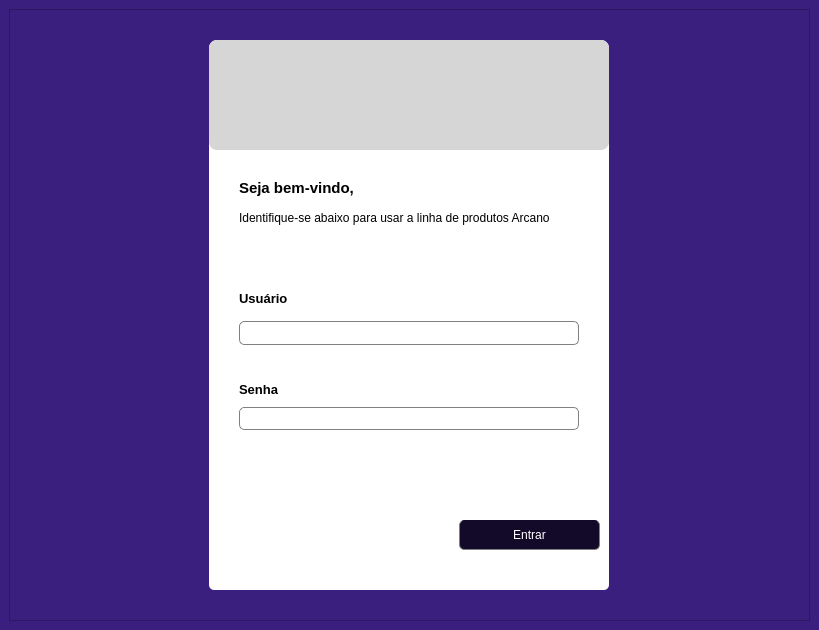
<?xml version="1.0" encoding="UTF-8"?>
<ui version="4.0">
 <class>login</class>
 <widget class="QMainWindow" name="login">
  <property name="geometry">
   <rect>
    <x>0</x>
    <y>0</y>
    <width>819</width>
    <height>630</height>
   </rect>
  </property>
  <property name="windowTitle">
   <string>MainWindow</string>
  </property>
  <widget class="QWidget" name="centralwidget">
   <property name="styleSheet">
    <string notr="true">background-color: rgb(58, 31, 127);</string>
   </property>
   <layout class="QVBoxLayout" name="verticalLayout">
    <item>
     <widget class="QFrame" name="frame">
      <property name="styleSheet">
       <string notr="true"/>
      </property>
      <property name="frameShape">
       <enum>QFrame::StyledPanel</enum>
      </property>
      <property name="frameShadow">
       <enum>QFrame::Raised</enum>
      </property>
      <layout class="QHBoxLayout" name="horizontalLayout">
       <item>
        <widget class="QFrame" name="frame_2">
         <property name="sizePolicy">
          <sizepolicy hsizetype="Fixed" vsizetype="Preferred">
           <horstretch>0</horstretch>
           <verstretch>0</verstretch>
          </sizepolicy>
         </property>
         <property name="minimumSize">
          <size>
           <width>400</width>
           <height>50</height>
          </size>
         </property>
         <property name="maximumSize">
          <size>
           <width>16777215</width>
           <height>550</height>
          </size>
         </property>
         <property name="styleSheet">
          <string notr="true">background-color: rgb(255, 255, 255);
border-radius: 8px;

</string>
         </property>
         <property name="frameShape">
          <enum>QFrame::StyledPanel</enum>
         </property>
         <property name="frameShadow">
          <enum>QFrame::Raised</enum>
         </property>
         <layout class="QVBoxLayout" name="verticalLayout_2">
          <property name="spacing">
           <number>0</number>
          </property>
          <property name="leftMargin">
           <number>0</number>
          </property>
          <property name="topMargin">
           <number>0</number>
          </property>
          <property name="rightMargin">
           <number>0</number>
          </property>
          <property name="bottomMargin">
           <number>0</number>
          </property>
          <item>
           <widget class="QFrame" name="frame_3">
            <property name="styleSheet">
             <string notr="true">background-color: rgb(214, 214, 214);
border-top: 10px;</string>
            </property>
            <property name="frameShape">
             <enum>QFrame::StyledPanel</enum>
            </property>
            <property name="frameShadow">
             <enum>QFrame::Raised</enum>
            </property>
            <widget class="QPushButton" name="pushButton_2">
             <property name="geometry">
              <rect>
               <x>10</x>
               <y>-10</y>
               <width>381</width>
               <height>201</height>
              </rect>
             </property>
             <property name="styleSheet">
              <string notr="true">QPushButton {
	color: rgb(255, 255, 255);
	border-radius: 0px;
	border: 0px solid gray; 
	background-position: left center;
	background-repeat: no-repeat;
	border-top: 0px;
}</string>
             </property>
             <property name="text">
              <string/>
             </property>
             <property name="icon">
              <iconset resource="icon_login.qrc">
               <normaloff>:/icon_login/icon/Blue_and_Purple_Astronaut_E-Sports_Team_Logo____5_-removebg-preview.png</normaloff>:/icon_login/icon/Blue_and_Purple_Astronaut_E-Sports_Team_Logo____5_-removebg-preview.png</iconset>
             </property>
             <property name="iconSize">
              <size>
               <width>400</width>
               <height>250</height>
              </size>
             </property>
            </widget>
           </widget>
          </item>
          <item>
           <widget class="QFrame" name="frame_4">
            <property name="styleSheet">
             <string notr="true">background-color: rgb(255, 255, 255);</string>
            </property>
            <property name="frameShape">
             <enum>QFrame::StyledPanel</enum>
            </property>
            <property name="frameShadow">
             <enum>QFrame::Raised</enum>
            </property>
            <layout class="QVBoxLayout" name="verticalLayout_3">
             <property name="leftMargin">
              <number>30</number>
             </property>
             <property name="topMargin">
              <number>25</number>
             </property>
             <property name="rightMargin">
              <number>0</number>
             </property>
             <property name="bottomMargin">
              <number>30</number>
             </property>
             <item>
              <widget class="QLabel" name="label_3">
               <property name="font">
                <font>
                 <pointsize>11</pointsize>
                 <bold>true</bold>
                </font>
               </property>
               <property name="text">
                <string>Seja bem-vindo,</string>
               </property>
              </widget>
             </item>
             <item>
              <widget class="QLabel" name="label_4">
               <property name="text">
                <string>Identifique-se abaixo para usar a linha de produtos Arcano &lt;/&gt; </string>
               </property>
              </widget>
             </item>
            </layout>
           </widget>
          </item>
          <item>
           <widget class="QFrame" name="frame_6">
            <property name="frameShape">
             <enum>QFrame::StyledPanel</enum>
            </property>
            <property name="frameShadow">
             <enum>QFrame::Raised</enum>
            </property>
            <layout class="QVBoxLayout" name="verticalLayout_5" stretch="0,0">
             <property name="spacing">
              <number>0</number>
             </property>
             <property name="leftMargin">
              <number>30</number>
             </property>
             <property name="topMargin">
              <number>15</number>
             </property>
             <property name="rightMargin">
              <number>30</number>
             </property>
             <property name="bottomMargin">
              <number>25</number>
             </property>
             <item>
              <widget class="QLabel" name="label_2">
               <property name="font">
                <font>
                 <pointsize>10</pointsize>
                 <bold>true</bold>
                </font>
               </property>
               <property name="text">
                <string>Usuário</string>
               </property>
              </widget>
             </item>
             <item>
              <widget class="QLineEdit" name="txt_usuario">
               <property name="font">
                <font>
                 <pointsize>13</pointsize>
                </font>
               </property>
               <property name="styleSheet">
                <string notr="true">border-radius: 5px;
border: 1px solid gray; 
background-position: left center;
background-repeat: no-repeat;
</string>
               </property>
              </widget>
             </item>
            </layout>
           </widget>
          </item>
          <item>
           <widget class="QFrame" name="frame_7">
            <property name="frameShape">
             <enum>QFrame::StyledPanel</enum>
            </property>
            <property name="frameShadow">
             <enum>QFrame::Raised</enum>
            </property>
            <layout class="QVBoxLayout" name="verticalLayout_6">
             <property name="spacing">
              <number>0</number>
             </property>
             <property name="leftMargin">
              <number>30</number>
             </property>
             <property name="topMargin">
              <number>1</number>
             </property>
             <property name="rightMargin">
              <number>30</number>
             </property>
             <property name="bottomMargin">
              <number>50</number>
             </property>
             <item>
              <widget class="QLabel" name="label">
               <property name="font">
                <font>
                 <pointsize>10</pointsize>
                 <bold>true</bold>
                </font>
               </property>
               <property name="text">
                <string>Senha</string>
               </property>
              </widget>
             </item>
             <item>
              <widget class="QLineEdit" name="txt_senha">
               <property name="font">
                <font>
                 <pointsize>12</pointsize>
                </font>
               </property>
               <property name="styleSheet">
                <string notr="true">border-radius: 5px;
border: 1px solid gray; 
background-position: left center;
background-repeat: no-repeat;
</string>
               </property>
               <property name="echoMode">
                <enum>QLineEdit::Password</enum>
               </property>
               <property name="placeholderText">
                <string/>
               </property>
              </widget>
             </item>
            </layout>
           </widget>
          </item>
          <item>
           <widget class="QFrame" name="frame_5">
            <property name="styleSheet">
             <string notr="true">border-radius: 5px</string>
            </property>
            <property name="frameShape">
             <enum>QFrame::StyledPanel</enum>
            </property>
            <property name="frameShadow">
             <enum>QFrame::Raised</enum>
            </property>
            <layout class="QVBoxLayout" name="verticalLayout_7">
             <property name="leftMargin">
              <number>250</number>
             </property>
             <item>
              <widget class="QPushButton" name="btn_login">
               <property name="sizePolicy">
                <sizepolicy hsizetype="Minimum" vsizetype="Fixed">
                 <horstretch>0</horstretch>
                 <verstretch>0</verstretch>
                </sizepolicy>
               </property>
               <property name="minimumSize">
                <size>
                 <width>0</width>
                 <height>30</height>
                </size>
               </property>
               <property name="styleSheet">
                <string notr="true">QPushButton:hover {
	background-color: rgb(170, 0, 127);
 	 border: 1px solid black;
	border-radius: 5px;
}


QPushButton {
	color: rgb(255, 255, 255);
	background-color: rgb(19,10,41);
	border-radius: 5px;
	border: 1px solid gray; 
	background-position: left center;
	background-repeat: no-repeat;
	border-top: 3px;
}</string>
               </property>
               <property name="text">
                <string>Entrar</string>
               </property>
              </widget>
             </item>
            </layout>
           </widget>
          </item>
         </layout>
        </widget>
       </item>
      </layout>
     </widget>
    </item>
   </layout>
  </widget>
 </widget>
 <resources>
  <include location="icon_login.qrc"/>
 </resources>
 <connections/>
</ui>
